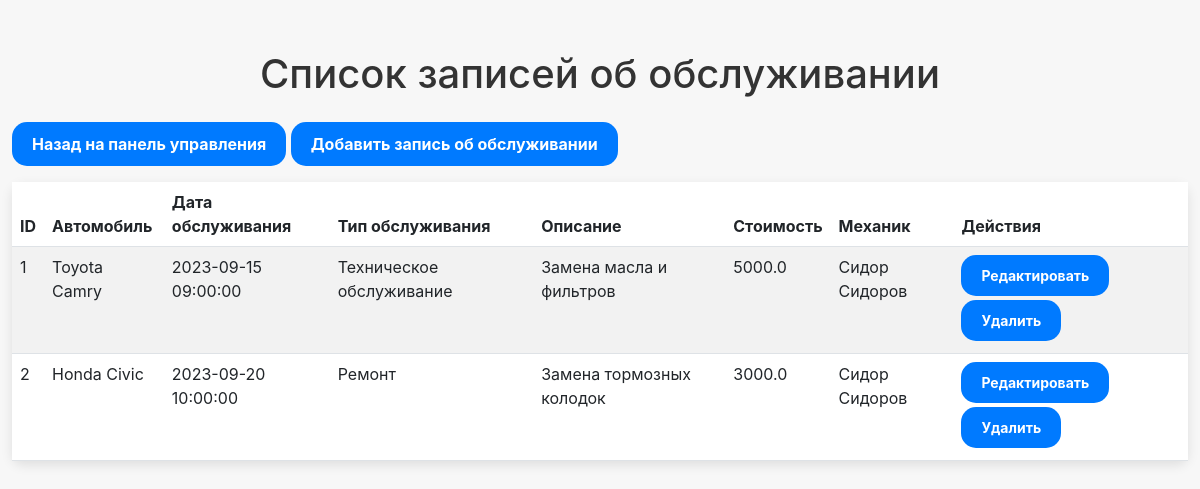
Screenshot of /view_service_records (signed in) with the database file from the repository.
### models.py (models this page shows)
class ServiceRecord(db.Model):
    __tablename__ = 'service_records'
    service_id = db.Column(db.Integer, primary_key=True)
    car_id = db.Column(db.Integer, db.ForeignKey('cars.car_id'), nullable=False)
    service_date = db.Column(db.DateTime, default=datetime.utcnow)
    service_type = db.Column(db.String(50), nullable=False)
    description = db.Column(db.Text)
    cost = db.Column(db.Float, nullable=False)
    mechanic_id = db.Column(db.Integer, db.ForeignKey('employees.employee_id'), nullable=False)
    car = db.relationship('Car', backref='service_records')
    mechanic = db.relationship('Employee', backref='service_records')

class Car(db.Model):
    __tablename__ = 'cars'
    car_id = db.Column(db.Integer, primary_key=True)
    make = db.Column(db.String(50), nullable=False)
    model = db.Column(db.String(50), nullable=False)
    year = db.Column(db.Integer, nullable=False)
    vin = db.Column(db.String(17), unique=True, nullable=False)
    color = db.Column(db.String(20))
    price = db.Column(db.Float, nullable=False)
    mileage = db.Column(db.Integer)
    status = db.Column(db.String(20), nullable=False)
    fuel_type = db.Column(db.String(20))
    transmission = db.Column(db.String(20))
    body_type = db.Column(db.String(20))

class Employee(db.Model):
    __tablename__ = 'employees'
    employee_id = db.Column(db.Integer, primary_key=True)
    user_id = db.Column(db.Integer, db.ForeignKey('users.user_id'), nullable=False)
    first_name = db.Column(db.String(50), nullable=False)
    last_name = db.Column(db.String(50), nullable=False)
    position = db.Column(db.String(50), nullable=False)
    phone_number = db.Column(db.String(20))
    email = db.Column(db.String(120), unique=True, nullable=False)
    hire_date = db.Column(db.Date, nullable=False)
    department = db.Column(db.String(50))
    user = db.relationship('User', backref=db.backref('employee', uselist=False))

### service_records.py (the view)
    @app.route('/view_service_records')
    def view_service_records():
        if 'user_id' not in session:
            flash('Пожалуйста, войдите для доступа к этой странице.', 'warning')
            return redirect(url_for('login'))
        service_records = ServiceRecord.query.all()
        return render_template('view_service_records.html', service_records=service_records)

### app.py (called while the page is built)
@app.before_request
def before_request():
    app.logger.debug(f"Запрос: {request.method} {request.url}")

@app.after_request
def after_request(response):
    app.logger.debug(f"Ответ: {response.status}")
    return response

### templates/view_service_records.html (shortened to what this page needs)
<!DOCTYPE html>
<html lang="ru">
<head>
    <link rel="stylesheet" href="https://cdnjs.cloudflare.com/ajax/libs/bootstrap/5.3.0-alpha1/css/bootstrap.min.css">
    <link rel="stylesheet" href="https://cdnjs.cloudflare.com/ajax/libs/font-awesome/6.0.0-beta3/css/all.min.css">
</head>
<body>
<div class="container">
    <h1 class="text-center mb-4">Список записей об обслуживании</h1>
    <a href="{{ url_for('dashboard') }}" class="btn btn-primary mb-3">Назад на панель управления</a>
    <a href="{{ url_for('add_service_record') }}" class="btn btn-success mb-3">Добавить запись об обслуживании</a>
    <table class="table table-striped">
        <thead>
            <tr>
                <th>ID</th>
                <th>Автомобиль</th>
                <th>Дата обслуживания</th>
                <th>Тип обслуживания</th>
                <th>Описание</th>
                <th>Стоимость</th>
                <th>Механик</th>
                <th>Действия</th>
            </tr>
        </thead>
        <tbody>
            {% for service_record in service_records %}
            <tr>
                <td>{{ service_record.service_id }}</td>
                <td>{{ service_record.car.make }} {{ service_record.car.model }}</td>
                <td>{{ service_record.service_date }}</td>
                <td>{{ service_record.service_type }}</td>
                <td>{{ service_record.description }}</td>
                <td>{{ service_record.cost }}</td>
                <td>{{ service_record.mechanic.first_name }} {{ service_record.mechanic.last_name }}</td>
                <td>
                    <a href="{{ url_for('edit_service_record', service_id=service_record.service_id) }}" class="btn btn-primary btn-sm mb-1">Редактировать</a>
                    <form action="{{ url_for('delete_service_record', service_id=service_record.service_id) }}" method="post" style="display:inline;">
                        <button type="submit" class="btn btn-danger btn-sm mb-1">Удалить</button>
                    </form>
                </td>
            </tr>
            {% endfor %}
        </tbody>
    </table>
</div>
</body>
</html>

### templates/view_service_records.html (style rules this page uses)
body { background-color: #f7f7f7; font-family: -apple-system, BlinkMacSystemFont, "San Francisco", "Helvetica Neue", sans-serif; color: #333; }
.container { margin-top: 50px; max-width: 1200px; }
.table { background-color: #fff; border-radius: 10px; box-shadow: 0 4px 12px rgba(0, 0, 0, 0.1); }
.btn { border-radius: 15px; padding: 10px 20px; background-color: #007aff; border: none; color: #fff; font-weight: bold; }

### rows the page displays
ServiceRecord: service_id "1", car.make "Toyota", car.model "Camry", service_date "2023-09-15 09:00:00", service_type "Техническое обслуживание", description "Замена масла и фильтров", cost "5000.0", mechanic.first_name "Сидор", mechanic.last_name "Сидоров"
ServiceRecord: service_id "2", car.make "Honda", car.model "Civic", service_date "2023-09-20 10:00:00", service_type "Ремонт", description "Замена тормозных колодок", cost "3000.0", mechanic.first_name "Сидор", mechanic.last_name "Сидоров"
